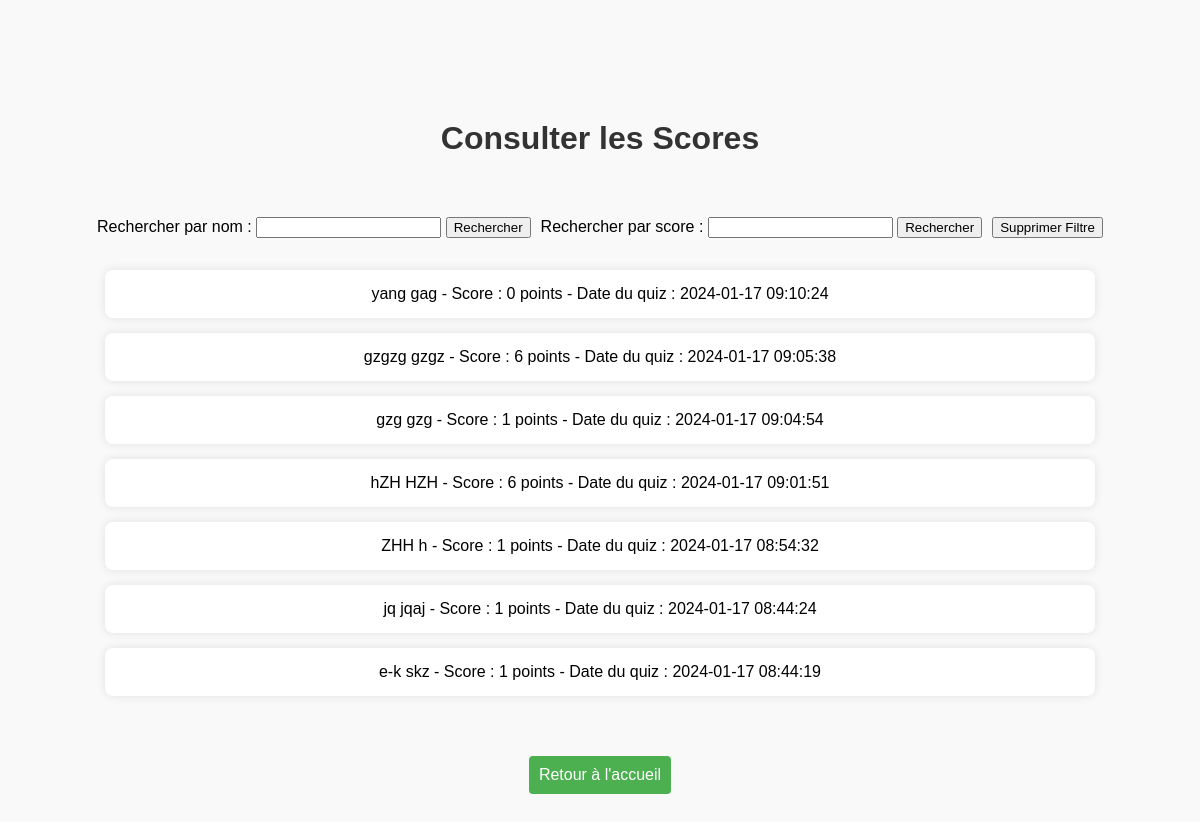
The page /consulter_scores.php on the database as committed earlier.
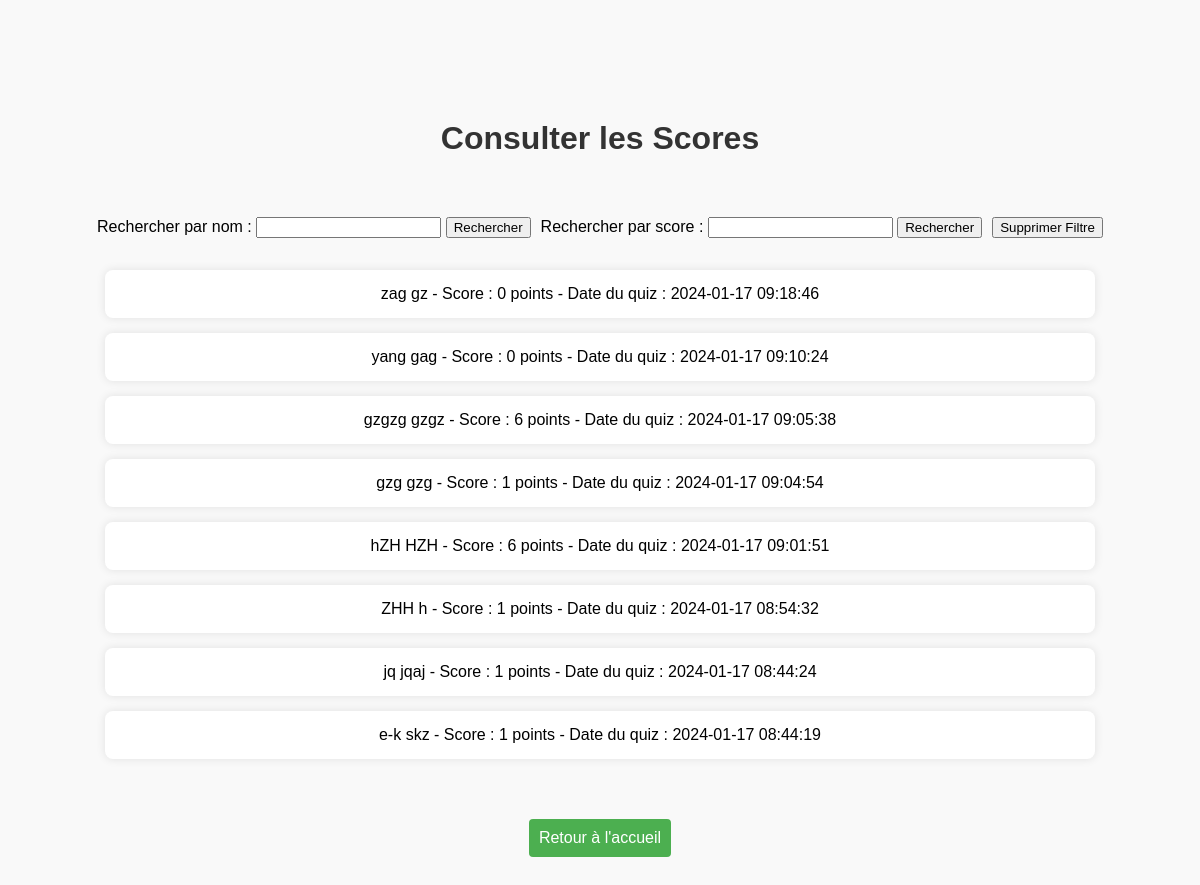
The same page on the database as committed later.
### tables this page shows
CREATE TABLE scores (
        id INTEGER PRIMARY KEY,
        participant_id INTEGER,
        score INTEGER,
        time INTEGER,
        FOREIGN KEY (participant_id) REFERENCES participants(idP));

### consulter_scores.php (the view, shortened to what this page needs)
<!DOCTYPE html>
<html lang="fr">
<head>
    <link rel="stylesheet" type="text/css" href="css/scores.css">
</head>
<body>
    <h1>Consulter les Scores</h1>
    <section>
    <div class="search-form">
        <form method="get">
            <label for="searchByName">Rechercher par nom :</label>
            <input type="text" id="searchByName" name="searchByName">
            <button type="submit" name="submitNameSearch">Rechercher</button>
        </form>
        <form method="get" >
            <label for="searchByScore">Rechercher par score :</label>
            <input type="number" id="searchByScore" name="searchByScore" min="0">
            <button type="submit" name="submitScoreSearch">Rechercher</button>
        </form>
        <button id="clearFilterButton" onclick="clearFilters()">Supprimer Filtre</button>
    </div>
</section>
    <?php
    try {
        $file_db = new PDO('sqlite:contacts.sqlite3');
        $file_db->setAttribute(PDO::ATTR_ERRMODE, PDO::ERRMODE_WARNING);
    $query = "SELECT scores.*, participants.nom, participants.prenom
    FROM scores
    INNER JOIN participants ON scores.participant_id = participants.idP";
$query .= " ORDER BY scores.id DESC";
$stmt = $file_db->prepare($query);
$result = $stmt->execute();
if (!$result) {
echo "Erreur SQL : " . print_r($file_db->errorInfo(), true);
} else {
$scores = $stmt->fetchAll(PDO::FETCH_ASSOC);
if ($scores) {
  echo '<ul>';
  foreach ($scores as $score) {
      echo '<li>'. $score['nom'] .' ' . $score['prenom'] .' - Score : ' . $score['score'] . ' points - Date du quiz : ' . date('Y-m-d H:i:s', $score['time']) . '</li>';
  }
  echo '</ul>';
} else {
  echo '<p>Aucun score disponible.</p>';
}
}
} catch (PDOException $ex) {
echo $ex->getMessage();
}
?>
<button class="button" onclick="window.location.href='index.php'">Retour à l'accueil</button>
</body>
</html>

### css/scores.css (style rules this page uses)
body { font-family: "Arial", sans-serif; background-color: #f9f9f9; margin: 0; padding: 0; height: 100vh; }
h1 { color: #333; text-align: center; margin-bottom: 5%; margin-top: 10%; }
ul { list-style: none; padding: 0; }
li { width: 80%; background-color: #fff; padding: 15px; border-radius: 8px; box-shadow: 0 0 10px rgba(0, 0, 0, 0.1); margin: 15px auto; text-align: center; }
.button { background-color: #4caf50; color: #fff; cursor: pointer; padding: 10px; border: none; border-radius: 4px; font-size: 16px; display: block; margin: 5% auto; text-align: center; }
.search-form { display: flex; align-items: center; justify-content: center; margin-bottom: 2em; }
form { margin: 0; }
.search-form form { margin-right: 10px; }

Rows that differ between the two databases and show on the page:
added scores: nom "zag", prenom "gz", score "0", time "2024-01-17 09:18:46"
